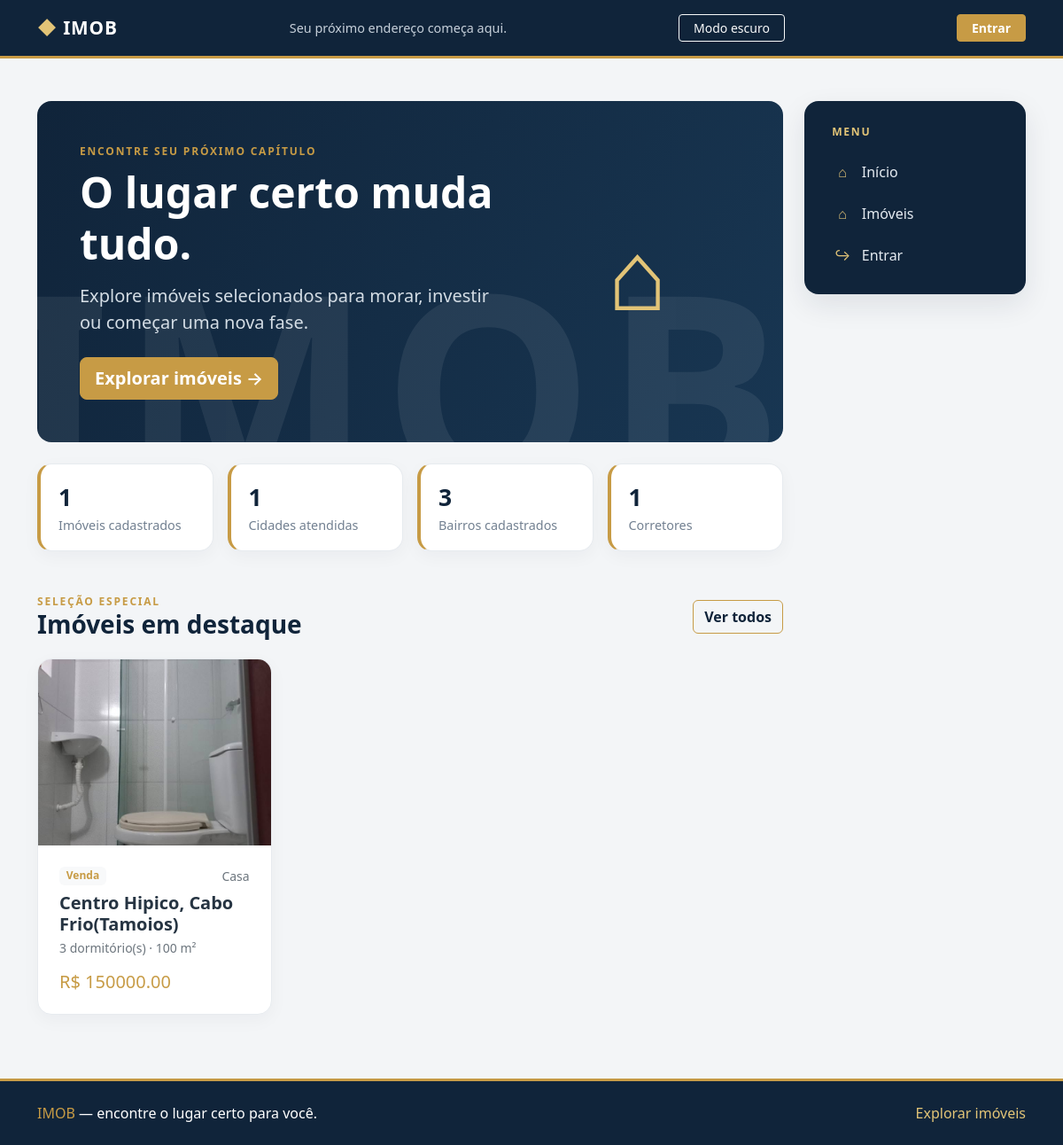
Before: / with the older database file.
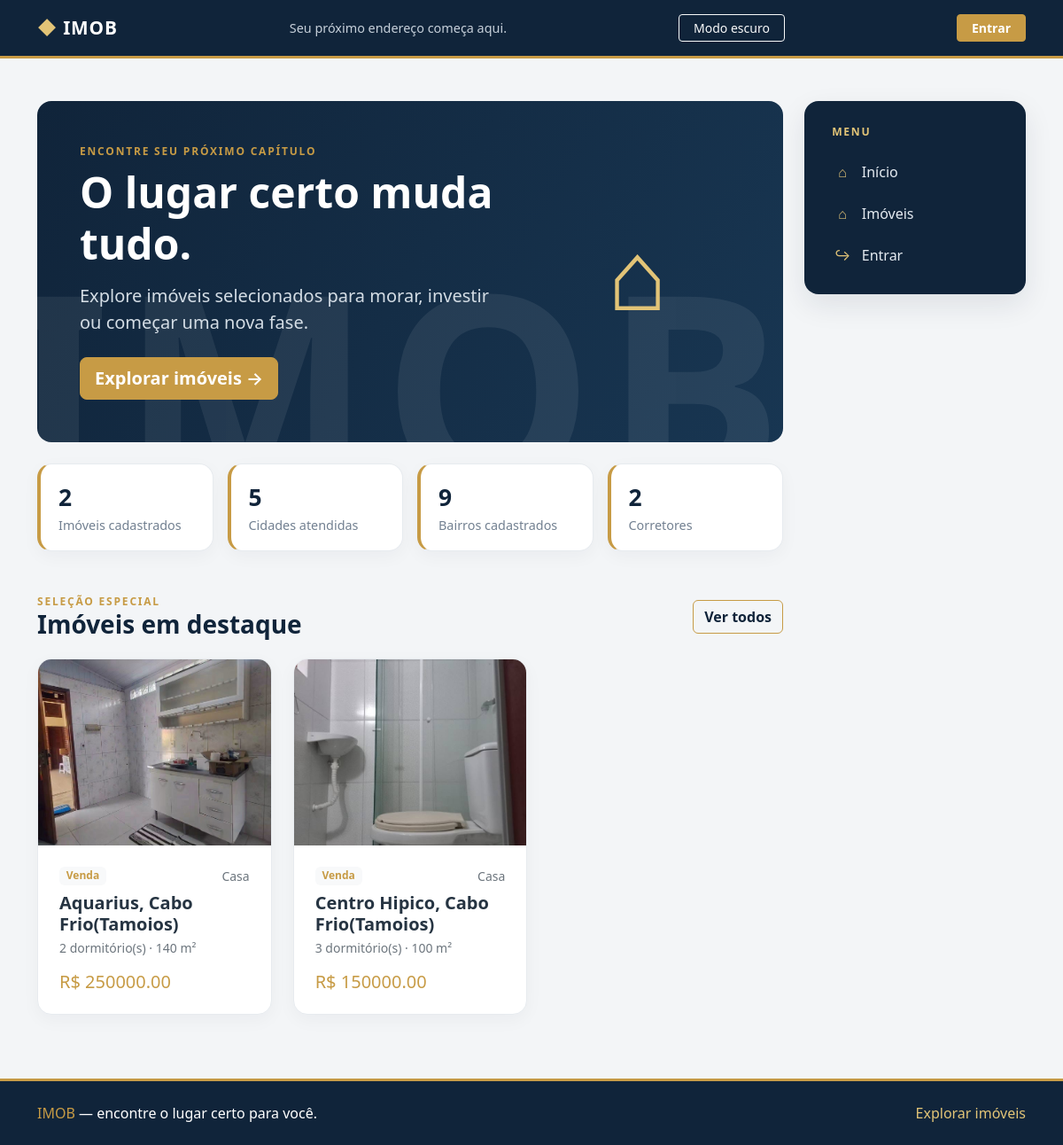
After: the same page with the newer database file.
### Imoveis/models.py (models this page shows, shortened)
class Imovel(models.Model):
    FINALIDADE_CHOICES = [
        ('venda', 'Venda'),
        ('aluguel', 'Aluguel'),
    ]
    TIPO_CHOICES = [
        ('casa', 'Casa'),
        ('apartamento', 'Apartamento'),
        ('comercial', 'Comercial'),
        ('sala_comercial', 'Sala Comercial'),
        ('galpao', 'Galpão'),
        ('chacara', 'Chácara'),
        ('sitio', 'Sítio'),
        ('terreno_comercial', 'Terreno Comercial'),
        ('terreno_residencial', 'Terreno Residencial'),
    ]
    STATUS_CHOICES = [
        ('disponivel', 'Disponível'),
        ('vendido', 'Vendido'),
        ('alugado', 'Alugado'),
    ]
    QUANTIDADE_CHOICES = [(i, str(i)) for i in range(0, 6)] + [(6, 'mais de 5')]
    finalidade = models.CharField(max_length=10, choices=FINALIDADE_CHOICES)
    tipo = models.CharField(max_length=20, choices=TIPO_CHOICES)
    cidade = models.ForeignKey('Cidades.Cidade', on_delete=models.PROTECT)
    bairro = models.ForeignKey('Bairros.Bairro', on_delete=models.PROTECT)
    endereco = models.CharField(max_length=255)
    valor = models.DecimalField(max_digits=12, decimal_places=2)
    dormitorios = models.IntegerField(choices=QUANTIDADE_CHOICES)
    suites = models.IntegerField(choices=QUANTIDADE_CHOICES)
    banheiros = models.IntegerField(choices=QUANTIDADE_CHOICES)
    vagas = models.IntegerField(choices=QUANTIDADE_CHOICES)
    area_total = models.DecimalField(max_digits=10, decimal_places=2)
    area_construida = models.DecimalField(max_digits=10, decimal_places=2)
    descricao = models.TextField(blank=True, null=True)
    status = models.CharField(max_length=10, choices=STATUS_CHOICES, default='disponivel')
    corretor = models.ForeignKey('Corretores.Corretor', on_delete=models.PROTECT)
    piscina = models.BooleanField(default=False)

### Fotos/models.py (models this page shows, shortened)
class Fotoimovel(models.Model):
    MAX_FOTOS_POR_IMOVEL = 12
    imovel = models.ForeignKey('Imoveis.Imovel', on_delete=models.CASCADE, related_name='fotos')
    imagem = models.ImageField(upload_to='fotos/')
    destaque = models.BooleanField(default=False)

### Bairros/models.py (models this page shows, shortened)
class Bairro(models.Model):
    nome = models.CharField(max_length=100)
    cidade = models.ForeignKey('Cidades.Cidade', on_delete=models.CASCADE, related_name='bairros')

### Cidades/models.py (models this page shows, shortened)
class Cidade(models.Model):
    nome = models.CharField(max_length=100)

### app/views.py (the view)
# urls.py: path('', views.home, name='home'),
def home(request):
    context = {
        "total_imoveis": Imovel.objects.count(),
        "total_cidades": Cidade.objects.count(),
        "total_bairros": Bairro.objects.count(),
        "total_corretores": Corretor.objects.count(),
        "imoveis": Imovel.objects.filter(status="disponivel")
        .select_related("cidade", "bairro")
        .prefetch_related("fotos")
        .order_by("-pk")[:6],
    }
    return render(request, "home.html", context)

### app/templates/home.html (shortened to what this page needs)
{% extends "base.html" %}
{% block content %}
<section class="hero-banner rounded-4 p-4 p-lg-5 mb-4">
    <div class="hero-banner-content row align-items-center g-4">
        <div class="col-lg-8">
            <div class="page-kicker mb-2">Encontre seu próximo capítulo</div>
            <h1 class="display-5 fw-bold mb-3">O lugar certo muda tudo.</h1>
            <p class="lead mb-4" style="color:#d4dde5">Explore imóveis selecionados para morar, investir ou começar uma nova fase.</p>
            <a class="btn btn-gold btn-lg" href="{% url 'imoveis_list' %}">Explorar imóveis <span aria-hidden="true">→</span></a>
        </div>
        <div class="col-lg-4 text-center d-none d-lg-block" aria-hidden="true">
            <span style="font-size:7rem;color:#e2c477">⌂</span>
        </div>
    </div>
</section>
<div class="row g-3 mb-5">
    <div class="col-6 col-lg-3"><div class="stat-card h-100"><div class="stat-value">{{ total_imoveis }}</div><div class="stat-label">Imóveis cadastrados</div></div></div>
    <div class="col-6 col-lg-3"><div class="stat-card h-100"><div class="stat-value">{{ total_cidades }}</div><div class="stat-label">Cidades atendidas</div></div></div>
    <div class="col-6 col-lg-3"><div class="stat-card h-100"><div class="stat-value">{{ total_bairros }}</div><div class="stat-label">Bairros cadastrados</div></div></div>
    <div class="col-6 col-lg-3"><div class="stat-card h-100"><div class="stat-value">{{ total_corretores }}</div><div class="stat-label">Corretores</div></div></div>
</div>
<div class="page-heading">
    <div>
        <div class="page-kicker">Seleção especial</div>
        <h2 class="page-title h3">Imóveis em destaque</h2>
    </div>
    <a class="btn btn-outline-gold" href="{% url 'imoveis_list' %}">Ver todos</a>
</div>
{% if imoveis %}
    <div class="row g-4">
        {% for imovel in imoveis %}
            <div class="col-md-6 col-xl-4">
                <article class="property-card">
                    {% with foto=imovel.fotos.all|first %}
                        {% if foto %}
                            <a class="property-card-link d-block" href="{% url 'imoveis_detail' imovel.pk %}" aria-label="Ver detalhes do imóvel em {{ imovel.bairro.nome }}, {{ imovel.cidade.nome }}">
                                <img class="property-photo" src="{{ foto.imagem.url }}" alt="Foto do imóvel em {{ imovel.bairro.nome }}">
                            </a>
                        {% else %}
                            <a class="property-card-link d-block" href="{% url 'imoveis_detail' imovel.pk %}" aria-label="Ver detalhes do imóvel em {{ imovel.bairro.nome }}, {{ imovel.cidade.nome }}">
                                <div class="photo-placeholder" aria-label="Imóvel sem foto">⌂</div>
                            </a>
                        {% endif %}
                    {% endwith %}
                    <div class="p-3 p-lg-4">
                        <div class="d-flex justify-content-between align-items-center mb-2">
                            <span class="badge text-bg-light text-gold">{{ imovel.get_finalidade_display }}</span>
                            <span class="small text-secondary">{{ imovel.get_tipo_display }}</span>
                        </div>
                        <h3 class="h5 fw-bold mb-1">
                            <a class="property-card-link" href="{% url 'imoveis_detail' imovel.pk %}">{{ imovel.bairro.nome }}, {{ imovel.cidade.nome }}</a>
                        </h3>
                        <p class="small text-secondary mb-3">{{ imovel.dormitorios }} dormitório(s) · {{ imovel.area_total|floatformat:0 }} m²</p>
                        <div class="d-flex justify-content-between align-items-center">
                            <strong class="h5 mb-0 text-gold">R$ {{ imovel.valor|floatformat:2 }}</strong>
                        </div>
                    </div>
                </article>
            </div>
        {% endfor %}
    </div>
{% endif %}
{% endblock %}

Changed rows visible on the page:
added Imovel: fotos.imagem (picture), finalidade "Venda", tipo "Casa", bairro.nome "Aquarius", cidade.nome "Cabo Frio(Tamoios)", dormitorios "2", area_total "140", valor "250000.00"
Other visible differences:
{{ total_imoveis }}: "1" → "2"
{{ total_cidades }}: "1" → "5"
{{ total_bairros }}: "3" → "9"
{{ total_corretores }}: "1" → "2"
